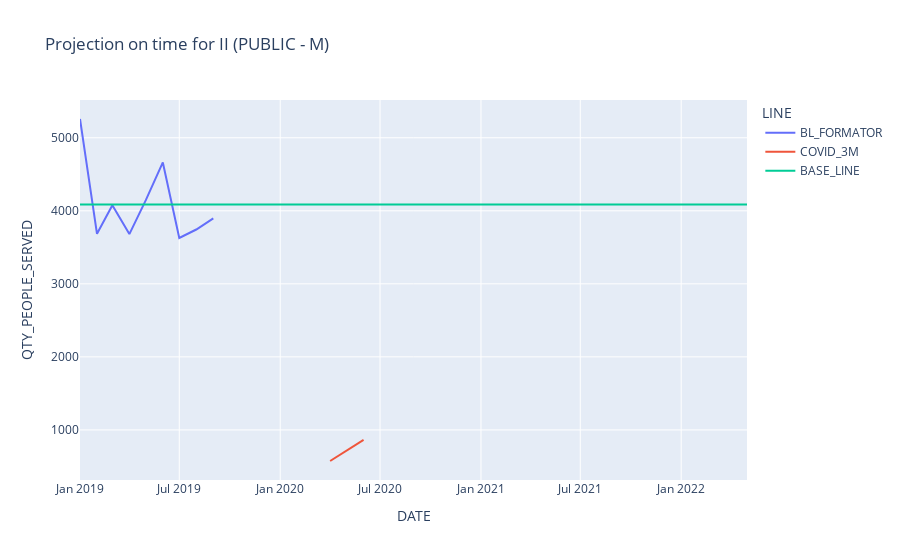

Notebook cell for this chart:
### Markdown cell above
##### For Men analysis

### Code cell
TAG_GENDER = 'M'
new_base_df_temp = new_base_df[(new_base_df['SEX']==TAG_GENDER) & (new_base_df['SECTOR_R']==TAG_SECTOR)]
new_base_df_temp = new_base_df_temp.reset_index(drop=True)
new_base_df_temp['BASE_LINE'] = new_base_df_temp['BL_FORMATOR'].mean()

forecast_df = new_base_df_temp[['DATE', 
                                'PEOPLE_SERVED_NORMALIZED',
                                'BL_FORMATOR',
                                'COVID_3M',
                                'COVID',
                                'BASE_LINE']].melt(id_vars=['DATE'],
                                                  value_vars=[#'PEOPLE_SERVED_NORMALIZED',
                                                              'BL_FORMATOR',
                                                              'COVID_3M',
                                                              #'COVID',
                                                              'BASE_LINE'],
                                                  var_name="LINE",
                                                  value_name="QTY_PEOPLE_SERVED")

fig = px.line(forecast_df,
              x="DATE",
              y="QTY_PEOPLE_SERVED",
              color='LINE',
              title='Projection on time for ' + TAG_CATEGORY +' ('+TAG_SECTOR+' - '+TAG_GENDER+')'
             )

fig.show()
#fig.show(renderer="svg")

### Figure 1 — Plotly figure (JSON) as saved in the notebook; plotly's stock layout.template omitted (floating-point values rounded to 4 significant figures)
{"data": [{"hovertemplate": "LINE=BL_FORMATOR<br>DATE=%{x}<br>QTY_PEOPLE_SERVED=%{y}<extra></extra>", "legendgroup": "BL_FORMATOR", "line": {"color": "#636efa", "dash": "solid"}, "marker": {"symbol": "circle"}, "mode": "lines", "name": "BL_FORMATOR", "orientation": "v", "showlegend": true, "type": "scatter", "x": ["2022-05-01T00:00:00", "2022-04-01T00:00:00", "2022-03-01T00:00:00", "2022-02-01T00:00:00", "2022-01-01T00:00:00", "2021-12-01T00:00:00", "2021-11-01T00:00:00", "2021-10-01T00:00:00", "2021-09-01T00:00:00", "2021-08-01T00:00:00", "2021-07-01T00:00:00", "2021-06-01T00:00:00", "2021-05-01T00:00:00", "2021-04-01T00:00:00", "2021-03-01T00:00:00", "2021-02-01T00:00:00", "2021-01-01T00:00:00", "2020-12-01T00:00:00", "2020-11-01T00:00:00", "2020-10-01T00:00:00", "2020-09-01T00:00:00", "2020-08-01T00:00:00", "2020-07-01T00:00:00", "2020-06-01T00:00:00", "2020-05-01T00:00:00", "2020-04-01T00:00:00", "2020-03-01T00:00:00", "2020-02-01T00:00:00", "2020-01-01T00:00:00", "2019-12-01T00:00:00", "2019-11-01T00:00:00", "2019-10-01T00:00:00", "2019-09-01T00:00:00", "2019-08-01T00:00:00", "2019-07-01T00:00:00", "2019-06-01T00:00:00", "2019-05-01T00:00:00", "2019-04-01T00:00:00", "2019-03-01T00:00:00", "2019-02-01T00:00:00", "2019-01-01T00:00:00"], "xaxis": "x", "y": [null, null, null, null, null, null, null, null, null, null, null, null, null, null, null, null, null, null, null, null, null, null, null, null, null, null, null, null, null, null, null, null, 3896.0, 3744.0, 3628.0, 4662.0, 4145.0, 3681.0, 4076.0, 3685.0, 5257.0], "yaxis": "y"}, {"hovertemplate": "LINE=COVID_3M<br>DATE=%{x}<br>QTY_PEOPLE_SERVED=%{y}<extra></extra>", "legendgroup": "COVID_3M", "line": {"color": "#EF553B", "dash": "solid"}, "marker": {"symbol": "circle"}, "mode": "lines", "name": "COVID_3M", "orientation": "v", "showlegend": true, "type": "scatter", "x": ["2022-05-01T00:00:00", "2022-04-01T00:00:00", "2022-03-01T00:00:00", "2022-02-01T00:00:00", "2022-01-01T00:00:00", "2021-12-01T00:00:00", "2021-11-01T00:00:00", "2021-10-01T00:00:00", "2021-09-01T00:00:00", "2021-08-01T00:00:00", "2021-07-01T00:00:00", "2021-06-01T00:00:00", "2021-05-01T00:00:00", "2021-04-01T00:00:00", "2021-03-01T00:00:00", "2021-02-01T00:00:00", "2021-01-01T00:00:00", "2020-12-01T00:00:00", "2020-11-01T00:00:00", "2020-10-01T00:00:00", "2020-09-01T00:00:00", "2020-08-01T00:00:00", "2020-07-01T00:00:00", "2020-06-01T00:00:00", "2020-05-01T00:00:00", "2020-04-01T00:00:00", "2020-03-01T00:00:00", "2020-02-01T00:00:00", "2020-01-01T00:00:00", "2019-12-01T00:00:00", "2019-11-01T00:00:00", "2019-10-01T00:00:00", "2019-09-01T00:00:00", "2019-08-01T00:00:00", "2019-07-01T00:00:00", "2019-06-01T00:00:00", "2019-05-01T00:00:00", "2019-04-01T00:00:00", "2019-03-01T00:00:00", "2019-02-01T00:00:00", "2019-01-01T00:00:00"], "xaxis": "x", "y": [null, null, null, null, null, null, null, null, null, null, null, null, null, null, null, null, null, null, null, null, null, null, null, 864.0, 710.8, 574.4, null, null, null, null, null, null, null, null, null, null, null, null, null, null, null], "yaxis": "y"}, {"hovertemplate": "LINE=BASE_LINE<br>DATE=%{x}<br>QTY_PEOPLE_SERVED=%{y}<extra></extra>", "legendgroup": "BASE_LINE", "line": {"color": "#00cc96", "dash": "solid"}, "marker": {"symbol": "circle"}, "mode": "lines", "name": "BASE_LINE", "orientation": "v", "showlegend": true, "type": "scatter", "x": ["2022-05-01T00:00:00", "2022-04-01T00:00:00", "2022-03-01T00:00:00", "2022-02-01T00:00:00", "2022-01-01T00:00:00", "2021-12-01T00:00:00", "2021-11-01T00:00:00", "2021-10-01T00:00:00", "2021-09-01T00:00:00", "2021-08-01T00:00:00", "2021-07-01T00:00:00", "2021-06-01T00:00:00", "2021-05-01T00:00:00", "2021-04-01T00:00:00", "2021-03-01T00:00:00", "2021-02-01T00:00:00", "2021-01-01T00:00:00", "2020-12-01T00:00:00", "2020-11-01T00:00:00", "2020-10-01T00:00:00", "2020-09-01T00:00:00", "2020-08-01T00:00:00", "2020-07-01T00:00:00", "2020-06-01T00:00:00", "2020-05-01T00:00:00", "2020-04-01T00:00:00", "2020-03-01T00:00:00", "2020-02-01T00:00:00", "2020-01-01T00:00:00", "2019-12-01T00:00:00", "2019-11-01T00:00:00", "2019-10-01T00:00:00", "2019-09-01T00:00:00", "2019-08-01T00:00:00", "2019-07-01T00:00:00", "2019-06-01T00:00:00", "2019-05-01T00:00:00", "2019-04-01T00:00:00", "2019-03-01T00:00:00", "2019-02-01T00:00:00", "2019-01-01T00:00:00"], "xaxis": "x", "y": [4086.0, 4086.0, 4086.0, 4086.0, 4086.0, 4086.0, 4086.0, 4086.0, 4086.0, 4086.0, 4086.0, 4086.0, 4086.0, 4086.0, 4086.0, 4086.0, 4086.0, 4086.0, 4086.0, 4086.0, 4086.0, 4086.0, 4086.0, 4086.0, 4086.0, 4086.0, 4086.0, 4086.0, 4086.0, 4086.0, 4086.0, 4086.0, 4086.0, 4086.0, 4086.0, 4086.0, 4086.0, 4086.0, 4086.0, 4086.0, 4086.0], "yaxis": "y"}], "layout": {"legend": {"title": {"text": "LINE"}, "tracegroupgap": 0}, "title": {"text": "Projection on time for II (PUBLIC - M)"}, "xaxis": {"anchor": "y", "domain": [0, 1], "title": {"text": "DATE"}}, "yaxis": {"anchor": "x", "domain": [0, 1], "title": {"text": "QTY_PEOPLE_SERVED"}}}}
